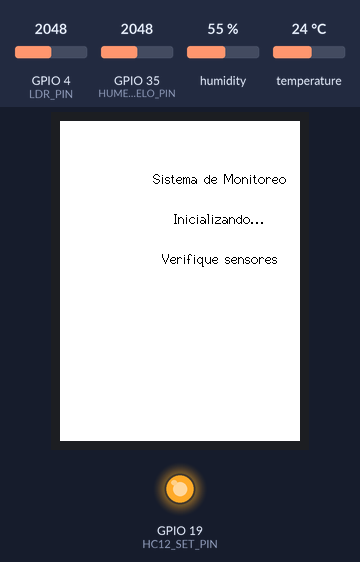
The sketch below on a simulated ESP32. On the bench: 240×320 colour display, output pins drawn as LEDs (lit = HIGH). The test bench sets the inputs (shaded band); at power-on: temperature 24 °C, GPIO 35 (HUMEDAD_SUELO_PIN) = 2048, GPIO 4 (LDR_PIN) = 2048, humidity 55 %. What the sketch prints to the serial monitor is not drawn.

Above: at 0.4 s.
At 3.5 s:
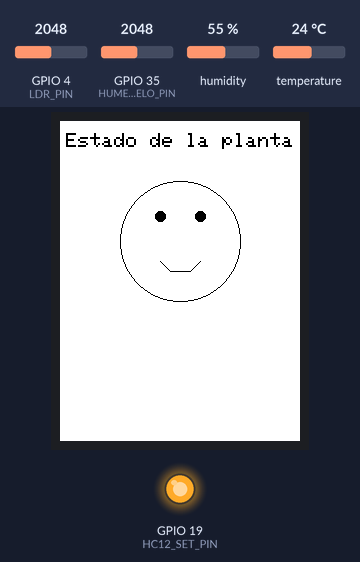
3.6 s: temperature set to 34.3 °C
7.6 s: temperature set to 35.8 °C
At 11.8 s:
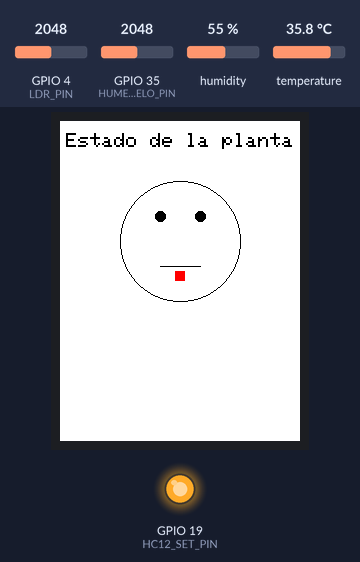
16.6 s: temperature set to 9 °C
At 19.1 s:
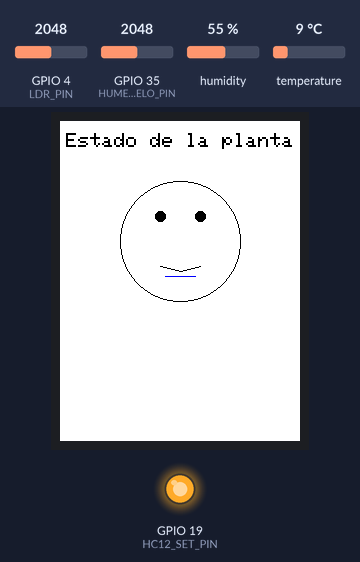
25.6 s: GPIO 35 (HUMEDAD_SUELO_PIN) set to 3184
28.3 s: GPIO 35 (HUMEDAD_SUELO_PIN) set to 3298
At 28.9 s:
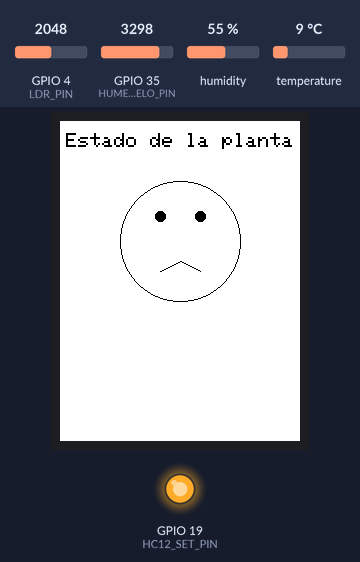
31.0 s: GPIO 35 (HUMEDAD_SUELO_PIN) set to 2866
At 33.2 s:
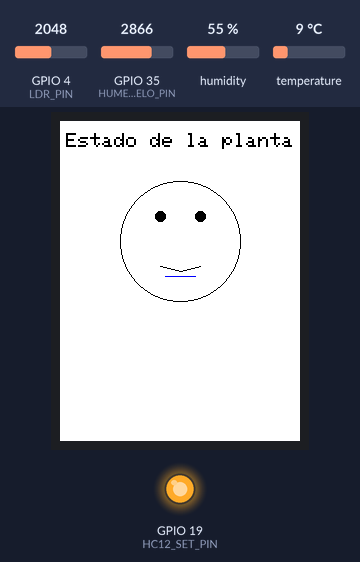
Timing chart, 0 to 34.7 s (numbered marks = the images above; inputs shaded):
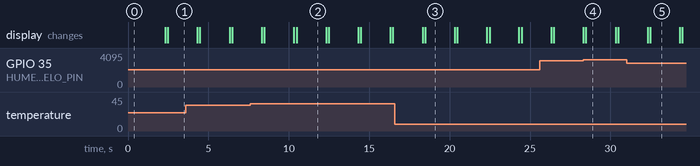

The sketch:

transmisor_ultimo.ino
```cpp
#include <SPI.h>
#include <TFT_eSPI.h>
#include "DHT.h"

// ----------------------------
// Configuración de la Pantalla TFT y Sensores
// ----------------------------

TFT_eSPI tft = TFT_eSPI();

#define SCREEN_WIDTH 320
#define SCREEN_HEIGHT 240
#define FONT_SIZE 2

// Sensores
#define DHTPIN 18
#define DHTTYPE DHT22
DHT dht(DHTPIN, DHTTYPE);

#define HUMEDAD_SUELO_PIN 35
const int seco = 4095;
const int mojado = 1200;
#define LDR_PIN 4

// Configuración HC-12
#define HC12_RX_PIN 16
#define HC12_TX_PIN 17
#define HC12_SET_PIN 19  // Pin para modo comando del HC-12

// ----------------------------
// Variables para Lecturas
// ----------------------------
float humidity, temperature;
int humedadSuelo, porcentajeLuz;
unsigned long lastDHTReadTime = 0;
const unsigned long DHT_READ_INTERVAL = 2000; // 2 segundos entre lecturas

void setup() {
    Serial.begin(115200);
    Serial2.begin(9600, SERIAL_8N1, HC12_RX_PIN, HC12_TX_PIN);

    // Configurar pin SET del HC-12
    pinMode(HC12_SET_PIN, OUTPUT);
    digitalWrite(HC12_SET_PIN, HIGH); // Poner en modo transmisión normal

    // Iniciar sensores
    dht.begin();

    // Iniciar pantalla TFT
    tft.init();
    tft.setRotation(0);
    tft.fillScreen(TFT_WHITE);
    tft.setTextColor(TFT_BLACK, TFT_WHITE);

    // Mostrar mensaje inicial
    displayInitialMessage();
}

void displayInitialMessage() {
    tft.fillScreen(TFT_WHITE);
    int centerX = SCREEN_WIDTH / 2;
    tft.drawCentreString("Sistema de Monitoreo", centerX, 50, FONT_SIZE);
    tft.drawCentreString("Inicializando...", centerX, 90, FONT_SIZE);
    tft.drawCentreString("Verifique sensores", centerX, 130, FONT_SIZE);
    delay(2000);
}

void loop() {
    unsigned long currentTime = millis();

    // Lectura del DHT22 con intervalo controlado
    if (currentTime - lastDHTReadTime >= DHT_READ_INTERVAL) {
        lastDHTReadTime = currentTime;

        // Leer sensores
        humidity = dht.readHumidity();
        temperature = dht.readTemperature();

        // Mostrar en pantalla TFT
        tft.fillScreen(TFT_WHITE);
        tft.setTextColor(TFT_BLACK, TFT_WHITE);

        int centerX = SCREEN_WIDTH / 2;
        int textY = 30;

        // Verificar si la lectura de DHT fue exitosa
        if (isnan(humidity) || isnan(temperature)) {
            displayError("Error en sensor DHT22");
            Serial.println("Error al leer del sensor DHT22");
            return;
        }

        // Si llegamos aquí, las lecturas son válidas
        readSoilMoisture();
        readLightLevel();

        // Mostrar datos en pantalla
        displaySensorData();

        // Enviar datos por HC-12
        sendDataViaHC12();
    }
}

void readSoilMoisture() {
    int lecturaSuelo = analogRead(HUMEDAD_SUELO_PIN);
    humedadSuelo = map(lecturaSuelo, seco, mojado, 0, 100);
    humedadSuelo = constrain(humedadSuelo, 0, 100);
}

void readLightLevel() {
    int valorLDR = analogRead(LDR_PIN);
    porcentajeLuz = map(valorLDR, 4095, 0, 0, 100);
    porcentajeLuz = constrain(porcentajeLuz, 0, 100);
}

void displaySensorData() {
    tft.fillScreen(TFT_WHITE);

    int offsetX = -40;  // Ajuste para mover todo a la izquierda (valor negativo)
    int centerX = (SCREEN_WIDTH / 2) + offsetX;  // Centro ajustado
    int centerY = SCREEN_HEIGHT / 2;

    // Dibujar la cara
    tft.drawCircle(centerX, centerY, 60, TFT_BLACK); // contorno de la cara

    // Ojos (ajustados con offsetX)
    tft.fillCircle(centerX - 20, centerY - 25, 5, TFT_BLACK); // ojo izquierdo
    tft.fillCircle(centerX + 20, centerY - 25, 5, TFT_BLACK); // ojo derecho

    // Determinar expresión (todas las coordenadas X usan centerX ajustado)
    if (humedadSuelo < 30) {
        // Cara triste
        tft.drawLine(centerX - 20, centerY + 30, centerX, centerY + 20, TFT_BLACK);
        tft.drawLine(centerX, centerY + 20, centerX + 20, centerY + 30, TFT_BLACK);
    } else if (temperature > 35) {
        // Calor
        tft.drawLine(centerX - 20, centerY + 25, centerX + 20, centerY + 25, TFT_BLACK);
        tft.fillRect(centerX - 5, centerY + 30, 10, 10, TFT_RED); // lengua
    } else if (temperature < 10) {
        // Frío
        tft.drawLine(centerX - 20, centerY + 25, centerX, centerY + 30, TFT_BLACK);
        tft.drawLine(centerX, centerY + 30, centerX + 20, centerY + 25, TFT_BLACK);
        tft.drawLine(centerX - 15, centerY + 35, centerX + 15, centerY + 35, TFT_BLUE);
    } else if (porcentajeLuz < 20) {
        // Dormido
        tft.drawLine(centerX - 25, centerY - 25, centerX - 15, centerY - 25, TFT_BLACK);
        tft.drawLine(centerX + 15, centerY - 25, centerX + 25, centerY - 25, TFT_BLACK);
        tft.drawLine(centerX - 15, centerY + 25, centerX + 15, centerY + 25, TFT_BLACK);
        tft.setTextColor(TFT_BLUE, TFT_WHITE);
        tft.setTextSize(2);
        tft.drawString("Zz", centerX + 30 + offsetX, centerY - 50); // Ajustado con offsetX
    } else {
        // Feliz
        tft.drawLine(centerX - 20, centerY + 20, centerX - 10, centerY + 30, TFT_BLACK);
        tft.drawLine(centerX - 10, centerY + 30, centerX + 10, centerY + 30, TFT_BLACK);
        tft.drawLine(centerX + 10, centerY + 30, centerX + 20, centerY + 20, TFT_BLACK);
    }
    // Texto explicativo (ajustado con offsetX)
    tft.setTextColor(TFT_BLACK, TFT_WHITE);
    tft.setTextSize(2);
    tft.setTextDatum(MC_DATUM);
    tft.drawString("Estado de la planta", centerX, 20); // Usa centerX en lugar de SCREEN_WIDTH/2

    // Imprimir en consola
    Serial.print("Temperatura: ");
    Serial.print(temperature, 1);
    Serial.println(" °C");

    Serial.print("Humedad Ambiente: ");
    Serial.print(humidity, 1);
    Serial.println(" %");

    Serial.print("Humedad Suelo: ");
    Serial.print(humedadSuelo);
    Serial.println(" %");

    Serial.print("Nivel de Luz: ");
    Serial.print(porcentajeLuz);
    Serial.println(" %");
    Serial.println("---------------------");
}


void displayError(const String &message) {
    tft.fillScreen(TFT_WHITE);
    int centerX = SCREEN_WIDTH / 2;
    tft.drawCentreString("ERROR", centerX, 50, FONT_SIZE);
    tft.drawCentreString(message, centerX, 90, FONT_SIZE);
    tft.drawCentreString("Verifique conexiones", centerX, 130, FONT_SIZE);
}

void sendDataViaHC12() {
    // Crear cadena de datos para enviar (formato: T=25.5,H=60.2,S=75,L=42)
    String dataStr = "T=" + String(temperature, 1) + ",H=" + String(humidity, 1) +
                     ",S=" + String(humedadSuelo) + ",L=" + String(porcentajeLuz);

    Serial2.println(dataStr); // Enviar por HC-12
    Serial.println("Datos enviados: " + dataStr);
}
```

Measured:
- the behaviour switches between 35 and 35.1 °C on temperature (found by bisection; images 1 and 2)
- the behaviour switches between 3226 and 3227 on GPIO 35 (HUMEDAD_SUELO_PIN) (found by bisection; images 3 and 4)
- after the input at 7.6 s, the display: first differs from a run without the input after 2.9 s (image 2)
- after the input at 16.6 s, the display: first differs from a run without the input after 1.9 s (image 3)
- after the input at 28.3 s, the display: first differs from a run without the input after 0.18 s (image 4)
- after the input at 31.0 s, the display: first differs from a run without the input after 1.5 s (image 5)
- what the display in image 2 shows lasts 1.8 s, from 10.5 s to 12.3 s
